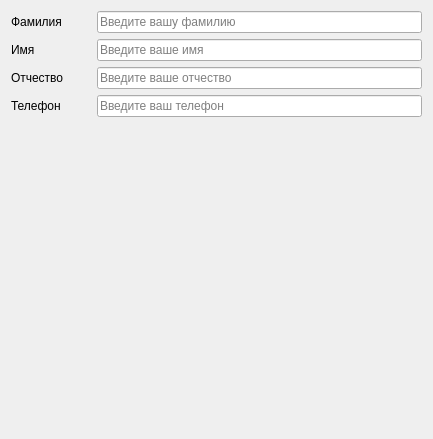
                <widget class="QWidget" name="page">
                 <property name="geometry">
                  <rect>
                   <x>0</x>
                   <y>0</y>
                   <width>433</width>
                   <height>439</height>
                  </rect>
                 </property>
                 <attribute name="label">
                  <string>QLineEdit</string>
                 </attribute>
                 <layout class="QVBoxLayout" name="verticalLayout_4">
                  <item>
                   <layout class="QHBoxLayout" name="horizontalLayout_5">
                    <item>
                     <widget class="QLabel" name="label">
                      <property name="minimumSize">
                       <size>
                        <width>80</width>
                        <height>0</height>
                       </size>
                      </property>
                      <property name="text">
                       <string>Фамилия</string>
                      </property>
                     </widget>
                    </item>
                    <item>
                     <widget class="QLineEdit" name="lineEdit">
                      <property name="placeholderText">
                       <string>Введите вашу фамилию</string>
                      </property>
                     </widget>
                    </item>
                   </layout>
                  </item>
                  <item>
                   <layout class="QHBoxLayout" name="horizontalLayout_4">
                    <item>
                     <widget class="QLabel" name="label_2">
                      <property name="minimumSize">
                       <size>
                        <width>80</width>
                        <height>0</height>
                       </size>
                      </property>
                      <property name="text">
                       <string>Имя</string>
                      </property>
                     </widget>
                    </item>
                    <item>
                     <widget class="QLineEdit" name="lineEdit_2">
                      <property name="echoMode">
                       <enum>QLineEdit::Normal</enum>
                      </property>
                      <property name="placeholderText">
                       <string>Введите ваше имя</string>
                      </property>
                     </widget>
                    </item>
                   </layout>
                  </item>
                  <item>
                   <layout class="QHBoxLayout" name="horizontalLayout_3">
                    <item>
                     <widget class="QLabel" name="label_3">
                      <property name="minimumSize">
                       <size>
                        <width>80</width>
                        <height>0</height>
                       </size>
                      </property>
                      <property name="text">
                       <string>Отчество</string>
                      </property>
                     </widget>
                    </item>
                    <item>
                     <widget class="QLineEdit" name="lineEdit_3">
                      <property name="placeholderText">
                       <string>Введите ваше отчество</string>
                      </property>
                     </widget>
                    </item>
                   </layout>
                  </item>
                  <item>
                   <layout class="QHBoxLayout" name="horizontalLayout_2">
                    <item>
                     <widget class="QLabel" name="label_4">
                      <property name="minimumSize">
                       <size>
                        <width>80</width>
                        <height>0</height>
                       </size>
                      </property>
                      <property name="text">
                       <string>Телефон</string>
                      </property>
                     </widget>
                    </item>
                    <item>
                     <widget class="QLineEdit" name="lineEdit_4">
                      <property name="placeholderText">
                       <string>Введите ваш телефон</string>
                      </property>
                     </widget>
                    </item>
                   </layout>
                  </item>
                  <item>
                   <spacer name="verticalSpacer">
                    <property name="orientation">
                     <enum>Qt::Vertical</enum>
                    </property>
                    <property name="sizeHint" stdset="0">
                     <size>
                      <width>20</width>
                      <height>40</height>
                     </size>
                    </property>
                   </spacer>
                  </item>
                 </layout>
                </widget>
